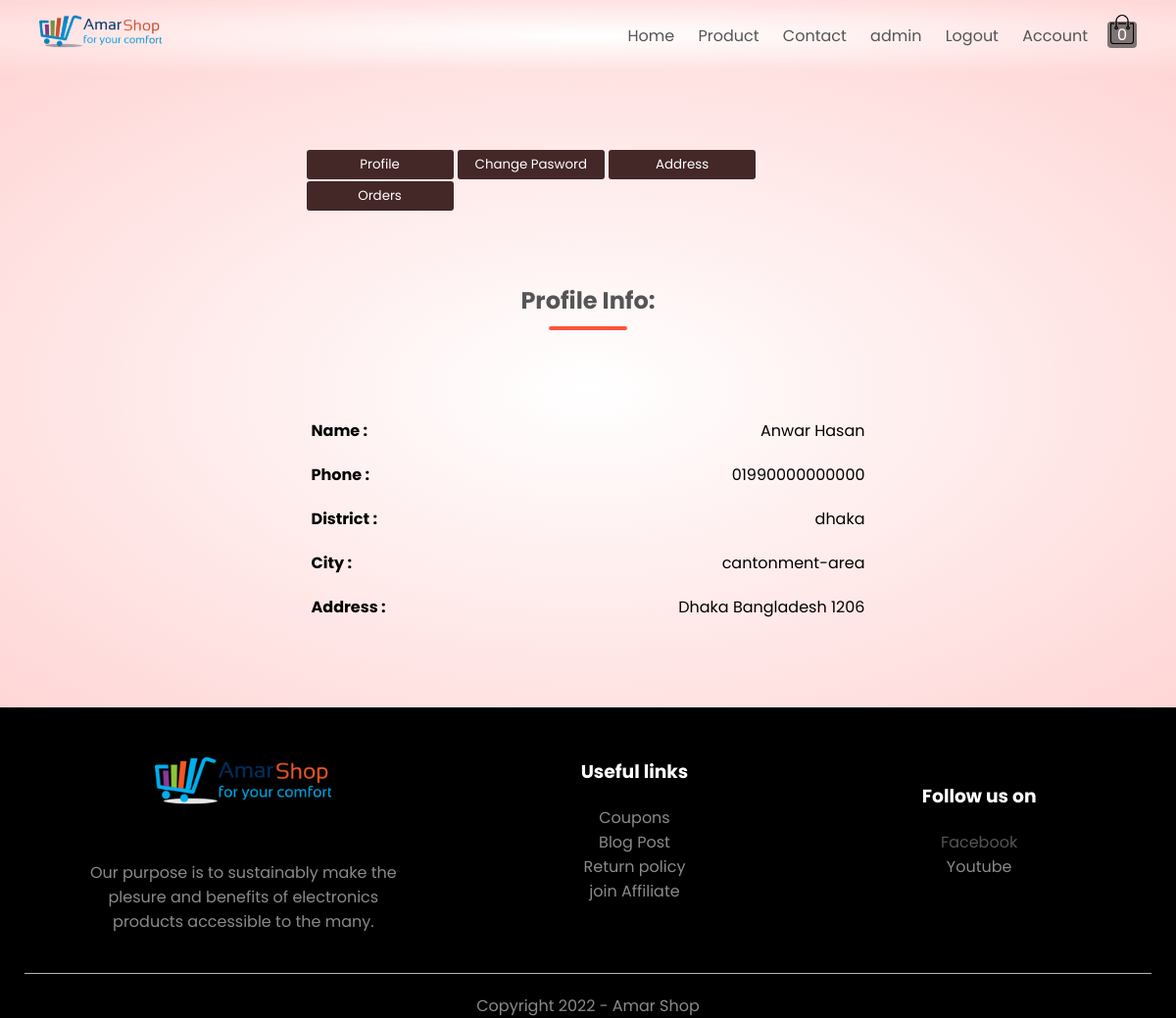
Page /account/profile/ (signed in) on the committed database.
### shop/models.py (models this page shows, shortened)
class Customer(models.Model):
    customer_id = models.CharField(max_length=20, primary_key=True, unique=True, blank=True)
    _user = models.ForeignKey(User, on_delete=models.CASCADE, null=True)
    name = models.CharField(max_length=50)
    phone = models.CharField(max_length=15)
    district = models.CharField(max_length=20, choices=utails.DISTRICT_CHOICES, null=True, blank=True)
    city = models.CharField(max_length=20, choices=utails.CITY_CHOICES, null=True, blank=True)
    created_at = models.DateTimeField(auto_now_add=True)
    address = models.TextField()
    class Meta:
        ordering = ['created_at']

### account/views.py (the view)
# urls.py: path('profile/', views.profile, name='profile'),
@login_required
def profile(request):
    user = request.user
    default_cus = Customer.objects.filter(_user=user).first()
    all_cus = Customer.objects.filter(_user=user)
    context = {
        'districts': DISTRICT_CHOICES,
        'cities': CITY_CHOICES,
        'address': default_cus,
        'all_cus': all_cus,
    }
    return render(request, 'accounts/profile.html', context)

### shop/templatetags/cart_product.py (called while the page is built)
@register.filter
def count_cart_product(user):
    try:
        all_cart_product = Cart.objects.filter(_user=user)
        if all_cart_product:
            count = 0
            for cart in all_cart_product:
                count += cart.quantity
            return count
    except Exception as e:
        pass
    return 0

### templates/accounts/profile.html (shortened to what this page needs)
{% extends "base.html" %}
{% load static %}
{% block content %}
<div class="account-page">
    <div class="container">
        <div class="row">
            <div class="col-2 pro-col">
                <button class="button" onclick="profile()">Profile</button>
                <button class="button" onclick="change_pass()">Change Pasword</button>
                <button class="button" onclick="address()">Address</button>
                <button class="button">Orders</button>
            </div>
            <div class="col-2 pro-col" id="profile-section">
                <h2 class="title">Profile Info: </h2>
                {% if address %}
                <table>
                    <tr>
                        <td><strong>Name : </strong></td>
                        <td>{{address.name}}</td>
                    </tr>
                    <tr>
                        <td><strong>Phone : </strong></td>
                        <td>{{address.phone}}</td>
                    </tr>
                    <tr>
                        <td><strong>District : </strong></td>
                        <td>{{address.district}}</td>
                    </tr>
                    <tr>
                        <td><strong>City : </strong></td>
                        <td>{{address.city}}</td>
                    </tr>
                    <tr>
                        <td><strong>Address : </strong></td>
                        <td>{{address.address}}</td>
                    </tr>
                </table>
                {% endif %}
            </div>
        </div>
    </div>
</div>
{% endblock content %}

### templates/base.html (shortened to what this page needs)
{% load static %}
{% load cart_product %}
<!DOCTYPE html>
<html lang="en">
<head>
    <link rel="stylesheet" href="https://stackpath.bootstrapcdn.com/font-awesome/4.7.0/css/font-awesome.min.css">
    <link rel="stylesheet" href="{% static '/css/style.css' %}">
</head>
<body>
<div class="header" id="top">
    <div class="container">
        <div class="navbar">
            <div class="logo">
                <a href="{% url 'shop:home' %}"><img src="{% static '/images/icons/logo_main.png' %}" width="125px"></a>
            </div>
            <nav>
                <ul id="menu-items">
                    <li><a href="{% url 'shop:home' %}">Home</a></li>
                    <li><a href="{% url 'shop:products' %}">Product</a></li>
                    <li><a href="">Contact</a></li>
                    {% if request.user.is_authenticated %}
                        {% if request.user.username == 'admin' %}
                        <li><a href="/admin">{{request.user.username}}</a></li>
                        {% else %}
                        <li><a href="#">{{request.user}}</a></li>
                        {% endif %}
                        <li><a href="{% url 'account:logout' %}">Logout</a></li>
                    {% endif %}
                    {% if not request.user.is_authenticated %}
                        <li><a href="{% url 'account:home' %}">Account</a></li>
                    {% else %}
                        <li><a href="{% url 'account:profile' %}">Account</a></li>
                    {% endif %}
                </ul>
            </nav>
            <a href="{% url 'shop:cart' %}"><p class="badge" id="quantity-badge">{{request.user|count_cart_product}}</p><img src="{% static '/images/icons/cart.png' %}" width="30px" height="30px"></a>
        </div>
    </div>
</div>
{% block content %} {% endblock content %}
<div class="footer">
    <div class="container">
        <div class="row">
            <div class="footer-col-2">
                <img src="{% static '/images/icons/logo_footer.png' %}" alt="">
                <p>Our purpose is to sustainably make the plesure and benefits of electronics products accessible to the many.</p>
            </div>
            <div class="footer-col-3">
                <h3>Useful links</h3>
                <ul>
                    <li>Coupons</li>
                    <li>Blog Post</li>
                    <li>Return policy</li>
                    <li>join Affiliate</li>
                </ul>
            </div>
            <div class="footer-col-4">
                <h3>Follow us on</h3>
                <ul>
                    <li><a href="https://www.facebook.com/profile.php?id=100013294023949" target="_blank">Facebook</a></li>
                    <li>Youtube</li>
                </ul>
            </div>
        </div>
        <hr>
        <p class="copyright">Copyright 2022 - Amar Shop</p>
    </div>
</div>
</body>
</html>

### static/css/style.css (style rules this page uses)
* { margin: 0; padding: 0; box-sizing: border-box; font-family: 'Poppins', sans-serif; }
.header { background: radial-gradient(#fff, #ffd6d6); }
.container { max-width: 1200px; margin: auto; padding-left: 25px; padding-right: 25px; }
.navbar { display: flex; align-items: center; padding: 15px; }
nav { flex: 1; text-align: right; }
nav ul { display: inline-block; list-style-type: none; }
nav ul li { display: inline-block; margin-right: 20px; }
a { text-decoration: none; color: #555; }
p { color: #555; }
.row { display: flex; align-items: center; flex-wrap: wrap; justify-content: space-around; }
.col-2 { flex-basis: 50%; min-width: 300px; }
.title { text-align: center; margin: 0 auto 80px; position: relative; line-height: 60px; color: #555; }
.title::after { content: ""; background: #ff523b; width: 80px; height: 4px; border-radius: 5px; position: absolute; bottom: 0; left: 50%; transform: translateX(-50%); }
.footer { background: #000; color: #8a8a8a; }
.footer p { color: #8a8a8a; }
.footer h3 { color: #fff; margin-bottom: 20px; }
.footer-col-1, .footer-col-2, .footer-col-3, .footer-col-4 { min-width: 250px; max-width: 30%; margin: 20px 0; }
.footer-col-2 { flex: 1; text-align: center; }
.footer-col-2 img { width: 180px; margin-bottom: 20px; }
.footer-col-3, .footer-col-4 { flex-basis: 12%; text-align: center; }
ul li { list-style-type: none; }
.footer hr { border: none; background: #b5b5b5; height: 1px; margin: 20px 0; }
.copyright { text-align: center; }
table { width: 100%; border-collapse: collapse; }
td { padding: 10px 5px; }
td:last-child { text-align: right; }
.account-page { padding: 50px 0; background: radial-gradient(#fff, #ffd6d6); }
.badge { color: rgb(255, 255, 255); background-color: rgba(0, 0, 0, 0.5); padding: 1px; text-align: center; margin-bottom: -34px; font-weight: light; border-radius: 4px; }
.button { width: 150px; height: 30px; text-align: center; background-color: rgb(68, 39, 39); color: #ffffff; border: none; border-radius: 3px; margin-bottom: 2px; cursor: pointer; }
.pro-col { margin: 30px 5px; }

### rows in the picture
Customer: name "Anwar Hasan", phone "01990000000000", district "dhaka", city "cantonment-area", address "Dhaka Bangladesh 1206"

### other values in the picture
{{ request.user.username }} "admin"
